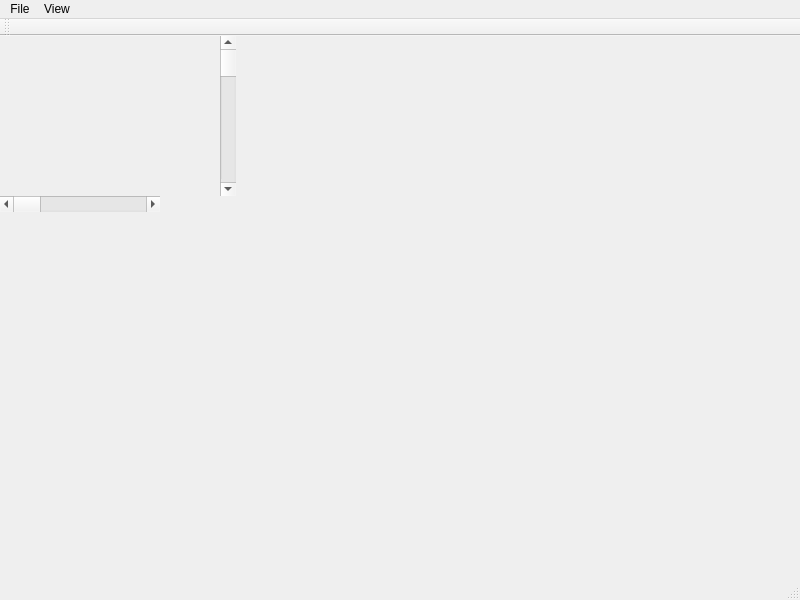
<?xml version="1.0" encoding="UTF-8"?>
<ui version="4.0">
 <class>PlotWindow</class>
 <widget class="QMainWindow" name="PlotWindow">
  <property name="geometry">
   <rect>
    <x>0</x>
    <y>0</y>
    <width>800</width>
    <height>600</height>
   </rect>
  </property>
  <property name="windowTitle">
   <string>MainWindow</string>
  </property>
  <widget class="PlotCentralWidget" name="centralwidget">
   <widget class="PlotWidget" name="plotwidget" native="true">
    <property name="geometry">
     <rect>
      <x>0</x>
      <y>0</y>
      <width>221</width>
      <height>161</height>
     </rect>
    </property>
   </widget>
   <widget class="QScrollBar" name="horizontalScrollBar">
    <property name="geometry">
     <rect>
      <x>0</x>
      <y>160</y>
      <width>160</width>
      <height>16</height>
     </rect>
    </property>
    <property name="orientation">
     <enum>Qt::Horizontal</enum>
    </property>
   </widget>
   <widget class="QScrollBar" name="verticalScrollBar">
    <property name="geometry">
     <rect>
      <x>220</x>
      <y>0</y>
      <width>16</width>
      <height>160</height>
     </rect>
    </property>
    <property name="orientation">
     <enum>Qt::Vertical</enum>
    </property>
   </widget>
  </widget>
  <widget class="QMenuBar" name="menubar">
   <property name="geometry">
    <rect>
     <x>0</x>
     <y>0</y>
     <width>800</width>
     <height>22</height>
    </rect>
   </property>
   <widget class="QMenu" name="menuFile">
    <property name="title">
     <string>File</string>
    </property>
    <addaction name="actionNew"/>
    <addaction name="actionLoad"/>
    <addaction name="separator"/>
    <addaction name="actionClose"/>
   </widget>
   <widget class="QMenu" name="menuView">
    <property name="title">
     <string>View</string>
    </property>
    <addaction name="actionExtend_All"/>
    <addaction name="separator"/>
    <addaction name="actionConfigure"/>
    <addaction name="actionData_Grid"/>
   </widget>
   <addaction name="menuFile"/>
   <addaction name="menuView"/>
  </widget>
  <widget class="QStatusBar" name="statusbar"/>
  <widget class="QToolBar" name="toolBar">
   <property name="windowTitle">
    <string>toolBar</string>
   </property>
   <attribute name="toolBarArea">
    <enum>TopToolBarArea</enum>
   </attribute>
   <attribute name="toolBarBreak">
    <bool>false</bool>
   </attribute>
  </widget>
  <action name="actionClose">
   <property name="text">
    <string>Close</string>
   </property>
  </action>
  <action name="actionLoad">
   <property name="text">
    <string>Load</string>
   </property>
  </action>
  <action name="actionExtend_All">
   <property name="text">
    <string>Extend All</string>
   </property>
  </action>
  <action name="actionConfigure">
   <property name="text">
    <string>Configure</string>
   </property>
  </action>
  <action name="actionData_Grid">
   <property name="text">
    <string>Data Grid</string>
   </property>
  </action>
  <action name="actionNew">
   <property name="text">
    <string>New</string>
   </property>
  </action>
 </widget>
 <customwidgets>
  <customwidget>
   <class>PlotWidget</class>
   <extends>QWidget</extends>
   <header>plotwidget.h</header>
   <container>1</container>
  </customwidget>
  <customwidget>
   <class>PlotCentralWidget</class>
   <extends>QWidget</extends>
   <header>plotcentralwidget.h</header>
   <container>1</container>
  </customwidget>
 </customwidgets>
 <resources/>
 <connections/>
</ui>
